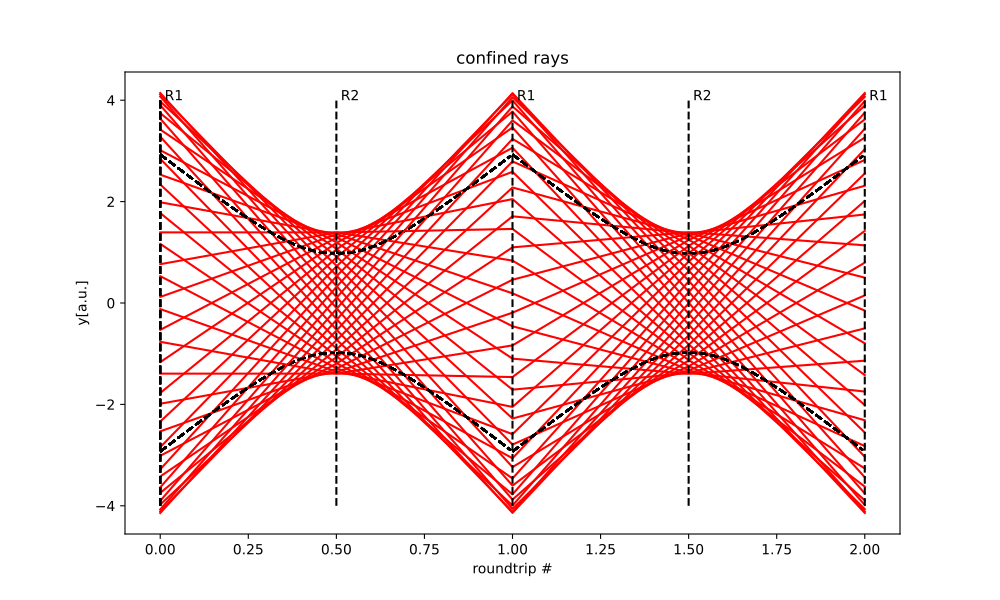

Here is the Python script that generated this plot:
import matplotlib.pyplot as plt
import numpy as np

def Z1(L,R1,R2):
    A=1-2*L/R2
    B=2*L-2*L*L/R2
    C=4*L/(R1*R2)-2/R1-2/R2
    D=1+4*L*L/(R1*R2)-4*L/R1-2*L/R2
    m=(A+D)/2
    g1=1-L/R1
    g2=1-L/R2
    g=g1*g2
    if g1*g2>=0.0 and g1*g2<=1.0:
        #print('confined, g1*g2 = %f'%g)
        return(A-D)/(2*C)
    else:
        #print('not confined, g1*g2 = %f It must be: 0<=g1*g2<=1'%g)
        return 0

def ZR(L,R1,R2):
    A=1-2*L/R2
    B=2*L-2*L*L/R2
    C=4*L/(R1*R2)-2/R1-2/R2
    D=1+4*L*L/(R1*R2)-4*L/R1-2*L/R2
    m=(A+D)/2
    g1=1-L/R1
    g2=1-L/R2
    if g1*g2>=0.0 and g1*g2<=1.0:
        return np.sqrt(1-m*m)/C
    else:
        return 0

def R0(L,R1,R2,c,rays):
    y0=np.zeros([rays])
    theta0=np.zeros([rays])
    Z_1=Z1(L,R1,R2)
    Z_R=ZR(L,R1,R2)
    for ray in range(0,rays):
        alpha=ray/rays*2*np.pi
        y0[ray]=2*c*(Z_1*np.cos(alpha)-Z_R*np.sin(alpha))
        theta0[ray]=2*c*np.cos(alpha)
    return (y0,theta0)

def w(z,L,R1,R2,c):
    Z_1=Z1(L,R1,R2)
    Z_R=ZR(L,R1,R2)
    return c*np.sqrt(2*((z+Z_1)*(z+Z_1)+Z_R*Z_R))

def plotrays(L,R1,R2,c,rnd,rays):
    n=2*rnd
    y=np.zeros([rays,n+1])
    theta=np.zeros([rays,n+1])
    z=np.zeros([n+1])
    zze=np.zeros(100)
    zzo=np.zeros(100)
    We=np.zeros(100)
    Wo=np.zeros(100)
    sec_moments=True
    for iz in range(0,100):
        zze[iz]=iz/100*L
        zzo[iz]=(100-iz)/100*L
        We[iz]=w(zze[iz],L,R1,R2,c)
        Wo[iz]=w(zzo[iz],L,R1,R2,c)
    z[0]=0.0
    (y0,theta0)=R0(L,R1,R2,c,rays)
    plt.rcParams["figure.figsize"] = (10,6)    
    for ray in range(0,rays):
        y[ray][0]=y0[ray]
        theta[ray][0]=theta0[ray]
        for i in range(1,n+1):
            if i % 2 ==0:
                R=R1 #i=even
                if sec_moments:
                    plt.plot((zze+(i-2)*L)/L/2,We,(zze+(i-2)*L)/L/2,-We,color='black', linestyle='dashed')
            else:
                R=R2 #i=odd
                if sec_moments:
                    plt.plot((-zzo+(i+1)*L)/L/2,Wo,(-zzo+(i+1)*L)/L/2,-Wo,color='black', linestyle='dashed')
            y[ray][i]=y[ray][i-1]+L*theta[ray][i-1]
            theta[ray][i]=-2/R*y[ray][i-1]+(1-2*L/R)*theta[ray][i-1]
            z[i]=(z[i-1]+L)

        plt.plot(z[0:n+1]/L/2,y[ray][0:n+1], color='red')

    for i in range(0,n+1):
        plt.plot([0,0],[-2*c,2*c],[i/2,i/2],[-2*c,2*c],color='black', linestyle='dashed')
        if i % 2 ==0:
            s=' R1' #i=even
        else:
            s=' R2' #i=odd
        plt.text(i/2,2*c,s)
        
    
    plt.title('confined rays')
    plt.xlabel('roundtrip #')
    plt.ylabel('y[a.u.]')
    plt.show()
  
L = 1 # resonator length
R1 = 1.1 # radius mirror 1
R2 = 5.0 # radius mirror 2
c = 1 # the unknown constant (related to the wavelength)
roundtrips = 2 # number of roundtrips to be plotted
rays = 40 # number of rays

plotrays(L,R1,R2,2,roundtrips,rays)
